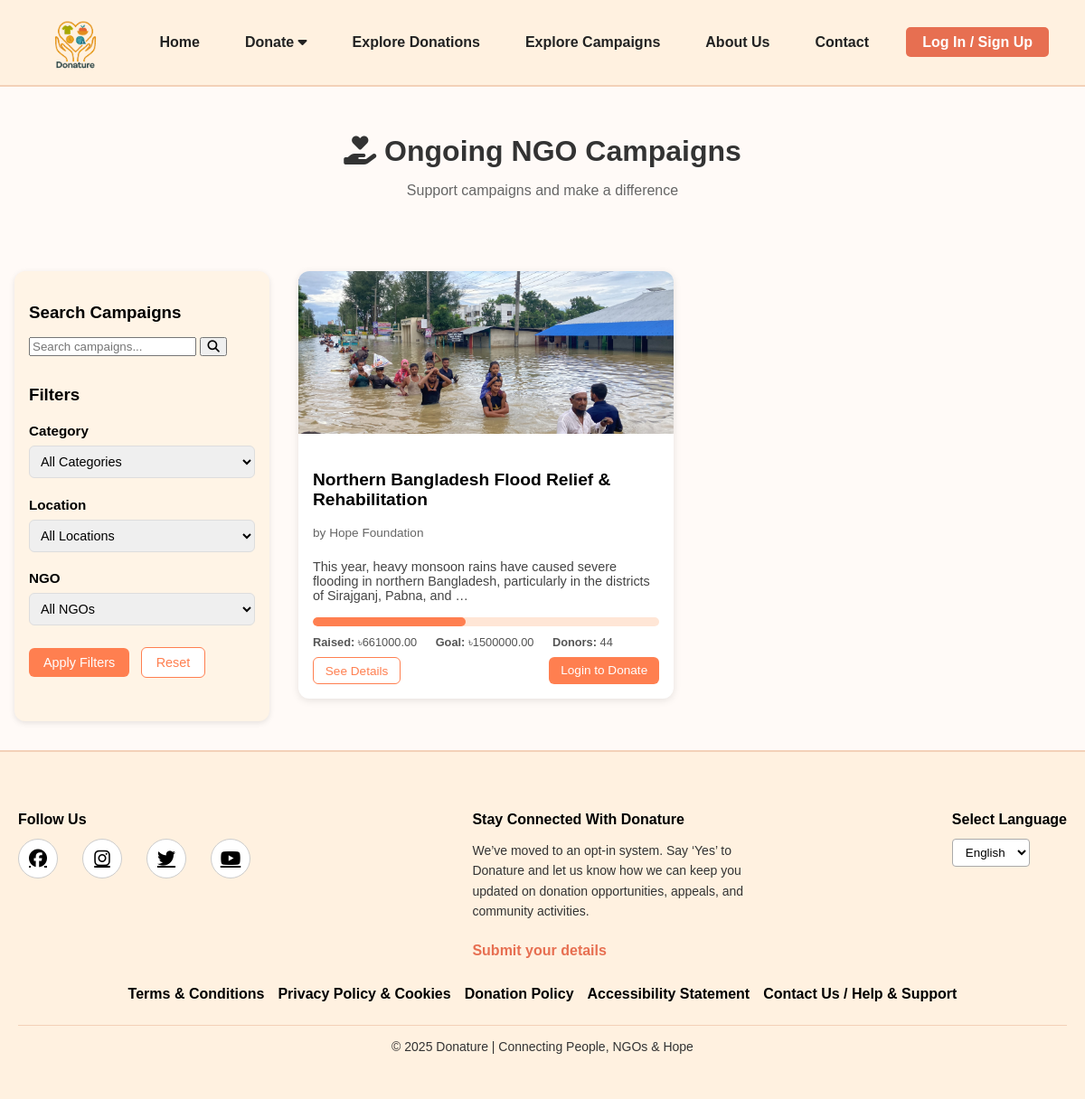
The page /ngos/explore-campaigns/ on the database its author committed.
### ngos/models.py (models this page shows, shortened)
class Campaign(models.Model):
    STATUS_CHOICES = (
        ('pending', 'Pending Approval'),
        ('approved', 'Approved'),
        ('rejected', 'Rejected'),
    )
    ngo = models.ForeignKey(
        User,
        on_delete=models.CASCADE,
        limit_choices_to={'user_type': 'ngo', 'is_approved': True},
        related_name="campaigns"
    )
    title = models.CharField(max_length=200)
    description = models.TextField()
    image = models.ImageField(upload_to="campaigns/", blank=True, null=True)
    goal_amount = models.DecimalField(max_digits=12, decimal_places=2, blank=True, null=True)
    collected_amount = models.DecimalField(max_digits=12, decimal_places=2, default=0)
    start_date = models.DateField(auto_now_add=True)
    end_date = models.DateField(blank=True, null=True)
    category = models.ForeignKey(
        'CampaignCategory',
        on_delete=models.SET_NULL,
        blank=True,
        null=True,
        related_name='campaigns'
    )
    is_active = models.BooleanField(default=True)
    status = models.CharField(max_length=20, choices=STATUS_CHOICES, default='pending')
    created_at = models.DateTimeField(auto_now_add=True)
    approved_at = models.DateTimeField(blank=True, null=True)

class NGOProfile(models.Model):
    user = models.OneToOneField(User, on_delete=models.CASCADE)
    ngo_name = models.CharField(max_length=200, blank=True, null=True)
    reg_certificate = models.FileField(upload_to='documents/', blank=True, null=True)
    email = models.EmailField(blank=True, null=True)
    contact_person = models.CharField(max_length=200, blank=True, null=True)
    nid_birth_certificate = models.FileField(upload_to='documents/', blank=True, null=True)
    city_postal = models.CharField(max_length=100, blank=True, null=True)
    address = models.TextField(blank=True, null=True)
    ngo_type = models.CharField(max_length=100, blank=True, null=True)
    social_link = models.URLField(blank=True, null=True)
    mobile_number = models.CharField(max_length=20, blank=True, null=True)
    is_verified = models.BooleanField(default=False)  # Additional verification flag

### ngos/views.py (the view)
# urls.py: path('explore-campaigns/', views.explore_campaigns, name='explore_campaigns'),
def explore_campaigns(request):
    search_query = request.GET.get('q', '')
    selected_category = request.GET.get('category')
    selected_location = request.GET.get('location')
    selected_ngo = request.GET.get('ngo')
    campaigns = Campaign.objects.filter(
        status='approved',
        is_active=True
    ).filter(
        Q(end_date__gte=timezone.now()) | Q(end_date__isnull=True)
    )
    if search_query:
        campaigns = campaigns.filter(title__icontains=search_query)
    if selected_category:
        campaigns = campaigns.filter(category__id=selected_category)
    if selected_location:
        campaigns = campaigns.filter(ngo__ngoprofile__city_postal=selected_location)
    if selected_ngo:
        campaigns = campaigns.filter(ngo__id=selected_ngo)
    campaigns = campaigns.annotate(donors_count=Count('donations'))
    campaigns = campaigns.order_by('-approved_at')
    for campaign in campaigns:
        campaign.progress_percent = 0
        if campaign.goal_amount and campaign.goal_amount > 0:
            campaign.progress_percent = (campaign.collected_amount / campaign.goal_amount) * 100
    paginator = Paginator(campaigns, 9)
    page_number = request.GET.get('page')
    campaigns_page = paginator.get_page(page_number)
    categories = CampaignCategory.objects.all()
    locations = NGOProfile.objects.values_list('city_postal', flat=True).distinct()
    ngos = NGOProfile.objects.filter(user__is_approved=True)
    context = {
        'campaigns': campaigns_page,
        'categories': categories,
        'locations': locations,
        'ngos': ngos,
        'search_query': search_query,
        'selected_category': selected_category,
        'selected_location': selected_location,
        'selected_ngo': selected_ngo,
    }
    return render(request, 'ngos/explore_campaigns.html', context)

### custom_admin/views.py (called while the page is built)
def admin_context(request):
    if request.user.is_authenticated and request.user.user_type == 'admin':
        return {
            'pending_ngos_count': User.objects.filter(user_type='ngo', is_approved=False).count(),
            'pending_campaigns_count': Campaign.objects.filter(status='pending').count(),
            'pending_requests_count': RequestItem.objects.filter(status='pending').count(),
        }
    return {}

### donations/context_processors.py (called while the page is built)
def notifications_context(request):
    if request.user.is_authenticated:
        notifications = Notification.objects.filter(user=request.user).order_by('-created_at')[:5]
        unread_count = Notification.objects.filter(user=request.user, is_read=False).count()
    else:
        notifications = []
        unread_count = 0
    return {
        'notifications': notifications,
        'notifications_unread_count': unread_count
    }

### ngos/templates/ngos/explore_campaigns.html (shortened to what this page needs)
{% extends "donations/base.html" %}
{% load static %}
{% block content %}
<link rel="stylesheet" href="{% static 'ngos/css/explore_campaigns.css' %}">
<div class="browse-container">
    <div class="browse-header">
        <h1><i class="fas fa-hand-holding-heart"></i> Ongoing NGO Campaigns</h1>
        <p>Support campaigns and make a difference</p>
    </div>
    <div class="browse-content">
        <div class="filters-sidebar">
            <div class="filter-section">
                <h3>Search Campaigns</h3>
                <form method="GET" action="{% url 'explore_campaigns' %}">
                    <div class="search-box">
                        <input type="text" name="q" placeholder="Search campaigns..." value="{{ search_query|default:'' }}">
                        <button type="submit" class="search-btn"><i class="fas fa-search"></i></button>
                    </div>
                </form>
            </div>
            <div class="filter-section">
                <h3>Filters</h3>
                <form method="GET" action="{% url 'explore_campaigns' %}" id="filter-form">
                    <div class="filter-group">
                        <h4>Category</h4>
                        <select name="category" class="filter-select">
                            <option value="">All Categories</option>
                        </select>
                    </div>
                    <div class="filter-group">
                        <h4>Location</h4>
                        <select name="location" class="filter-select">
                            <option value="">All Locations</option>
                        </select>
                    </div>
                    <div class="filter-group">
                        <h4>NGO</h4>
                        <select name="ngo" class="filter-select">
                            <option value="">All NGOs</option>
                        </select>
                    </div>
                    <div class="filter-actions">
                        <button type="submit" class="apply-filters-btn">Apply Filters</button>
                        <a href="{% url 'explore_campaigns' %}" class="reset-filters-btn">Reset</a>
                    </div>
                </form>
            </div>
        </div>
        <div class="donations-list-wrapper">
            {% if campaigns %}
            <div class="donations-list">
                {% for campaign in campaigns %}
                <div class="donation-card campaign-card">
                    <div class="card-image">
                        {% if campaign.image %}
                        <img src="{{ campaign.image.url }}" alt="{{ campaign.title }}">
                        {% else %}
                        <img src="{% static 'images/default-campaign.jpg' %}" alt="{{ campaign.title }}">
                        {% endif %}
                    </div>
                    <div class="card-content">
                        <h3>{{ campaign.title }}</h3>
                        <p class="by-ngo">
                            by {% if campaign.ngo.ngoprofile %}{{ campaign.ngo.ngoprofile.ngo_name }}{% else %}{{ campaign.ngo.username }}{% endif %}
                        </p>
                        <p class="campaign-desc">{{ campaign.description|truncatewords:20 }}</p>
                        <div class="campaign-stats">
                            <div class="progress-bar">
                                <div class="progress" data-percent="{{ campaign.progress_percent|default:0 }}"></div>
                            </div>
                            <div class="stats">
                                <span><strong>Raised:</strong> ৳{{ campaign.collected_amount|default:0 }}</span>
                                <span><strong>Goal:</strong> ৳{{ campaign.goal_amount|default:0 }}</span>
                                <span><strong>Donors:</strong> {{ campaign.donors_count|default:0 }}</span>
                            </div>
                        </div>
                        <div class="card-actions">
                            <a href="{% url 'campaign_detail' campaign.id %}" class="btn-details">See Details</a>
                            {% if user.is_authenticated %}
                                <a href="{% url 'donate_to_campaign' campaign.id %}" class="btn-claim">Donate</a>
                            {% else %}
                                <a href="#" class="btn-claim" onclick="openModal('loginModal')">Login to Donate</a>
                            {% endif %}
                        </div>
                    </div>
                </div>
                {% endfor %}
            </div>
            {% else %}
            <div class="no-results">
                <i class="fas fa-search fa-3x"></i>
                <h3>No campaigns found</h3>
                <p>Try adjusting your filters or check back later for new campaigns.</p>
            </div>
            {% endif %}
        </div>
    </div>
</div>
{% endblock %}

### donations/static/donations/css/base.css (style rules this page uses)
body { margin: 0; font-family: Arial, sans-serif; background-color: #fffdf9; color: #222; overflow-x: hidden; }

### ngos/static/ngos/css/explore_campaigns.css (style rules this page uses)
body { font-family: 'Arial', sans-serif; background-color: #fffaf7; color: #333; margin: 0; padding: 0; }
.browse-container { max-width: 1200px; margin: 2rem auto; padding: 0 1rem; display: flex; flex-direction: column; }
.browse-header { text-align: center; margin-bottom: 2rem; }
.browse-header h1 { font-size: 2rem; margin-bottom: 0.5rem; color: #333; }
.browse-header p { font-size: 1rem; color: #666; }
.browse-content { display: flex; gap: 2rem; margin-top: 2rem; }
.filters-sidebar { flex: 0 0 250px; background-color: #fff4e6; padding: 1rem; border-radius: 12px; box-shadow: 0 2px 6px rgba(0,0,0,0.1); }
.filters-sidebar h3 { margin-bottom: 1rem; color: #000; }
.filter-section { margin-bottom: 2rem; }
.filter-group { margin-bottom: 1rem; }
.filter-group h4 { font-size: 0.95rem; margin-bottom: 0.5rem; color: #000; }
.filter-select { width: 100%; padding: 0.5rem; border-radius: 6px; border: 1px solid #ddd; font-size: 0.9rem; }
.apply-filters-btn, .reset-filters-btn { display: inline-block; margin-top: 0.5rem; padding: 0.5rem 1rem; border-radius: 6px; border: none; cursor: pointer; font-size: 0.9rem; text-decoration: none; }
.apply-filters-btn { background-color: #ff7f50; color: #fff; margin-right: 0.5rem; }
.reset-filters-btn { background-color: #fff; color: #ff7f50; border: 1px solid #ff7f50; }
.donations-list-wrapper { flex: 1; }
.donations-list { display: grid; grid-template-columns: repeat(auto-fill, minmax(280px, 1fr)); gap: 1.5rem; }
.donation-card { background-color: #fff; border-radius: 12px; overflow: hidden; box-shadow: 0 2px 8px rgba(0,0,0,0.1); display: flex; flex-direction: column; transition: transform 0.2s; }
.card-image img { width: 100%; height: 180px; object-fit: cover; }
.card-content { padding: 1rem; flex: 1; display: flex; flex-direction: column; }
.card-content h3 { font-size: 1.2rem; margin-bottom: 0.3rem; color: #000; }
.by-ngo { font-size: 0.85rem; color: #666; margin-bottom: 0.5rem; }
.campaign-desc { font-size: 0.9rem; color: #444; flex: 1; margin-bottom: 0.5rem; }
.campaign-stats { margin-top: 0.5rem; }
.progress-bar { background-color: #ffe6d6; border-radius: 6px; height: 10px; overflow: hidden; margin-bottom: 0.5rem; }
.progress { background-color: #ff7f50; height: 100%; width: 0%; border-radius: 6px; transition: width 0.3s ease-in-out; }
.stats span { font-size: 0.8rem; margin-right: 1rem; color: #555; }
.card-actions { margin-top: 0.5rem; display: flex; justify-content: space-between; }
.btn-details, .btn-claim { padding: 0.4rem 0.8rem; font-size: 0.85rem; border-radius: 6px; text-decoration: none; text-align: center; transition: 0.2s; }
.btn-details { background-color: #fff; color: #ff7f50; border: 1px solid #ff7f50; }
.btn-claim { background-color: #ff7f50; color: #fff; }

### rows shown on the page
Campaign: image (picture), title "Northern Bangladesh Flood Relief & Rehabilitation", ngo.ngoprofile.ngo_name "Hope Foundation", description "This year, heavy monsoon rains have caused severe flooding in northern Bangladesh, particularly in the districts of Sirajganj, Pabna, and …", collected_amount "661000.00", goal_amount "1500000.00", donors_count "44"
